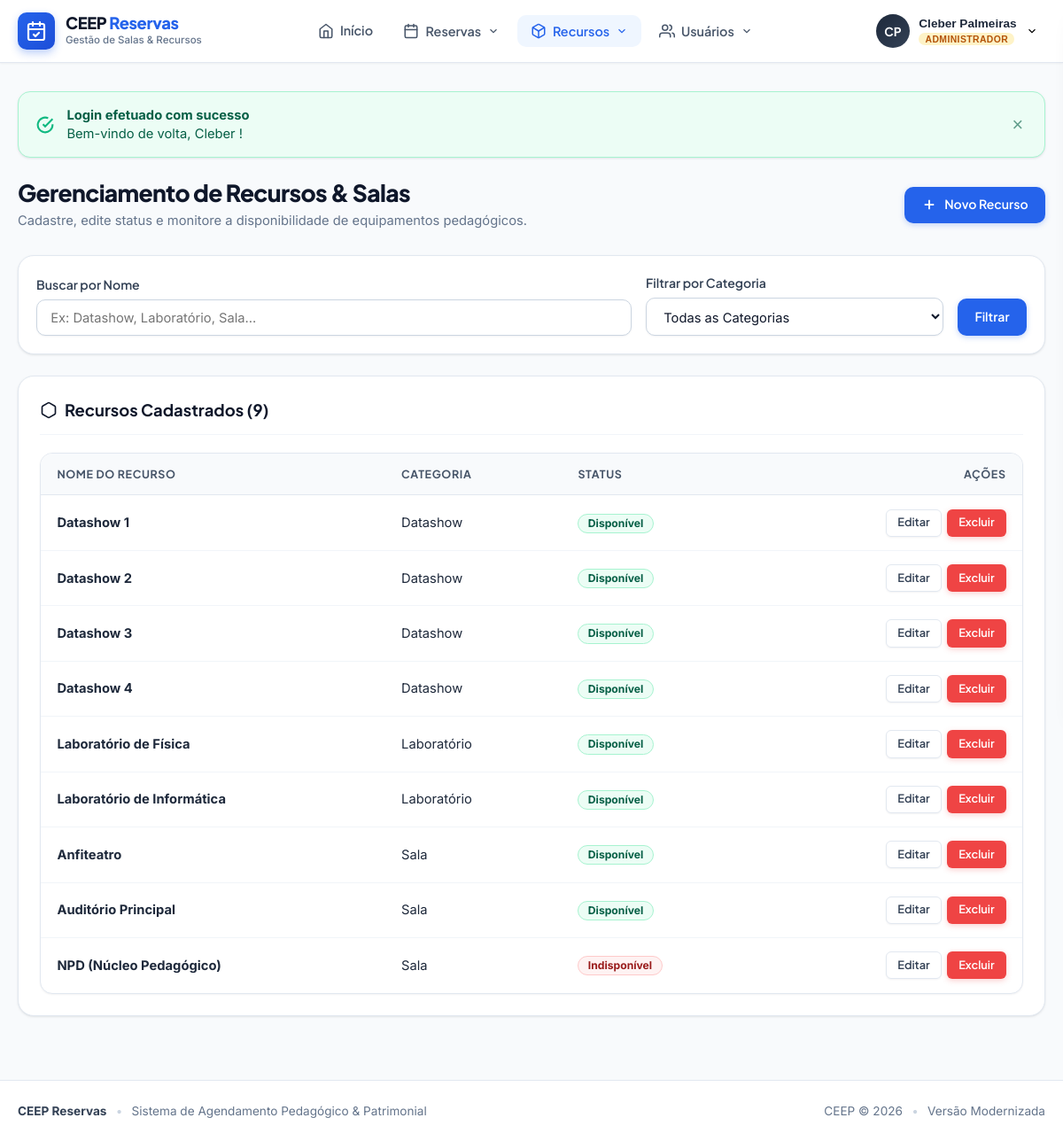
Page /gerencia_recurso.php (signed in) on the committed database.
### tables this page shows
CREATE TABLE recursos (
    cod_recurso INTEGER PRIMARY KEY AUTOINCREMENT,
    nome_recurso TEXT NOT NULL,
    status TEXT DEFAULT 'Disponivel',
    categoria TEXT DEFAULT '1'
);

### gerencia_recurso.php (the view, shortened to what this page needs)
<?php
require_once __DIR__ . '/core/bootstrap.php';
$busca = trim($_GET['busca'] ?? '');
$params = [];
$whereClauses = [];
$whereSql = !empty($whereClauses) ? "WHERE " . implode(" AND ", $whereClauses) : "";
try {
    $recursos = DB::fetchAll(
        "SELECT * FROM recursos {$whereSql} ORDER BY categoria ASC, nome_recurso ASC",
        $params
    );
} catch (Throwable $t) {
    error_log('Erro ao listar recursos: ' . $t->getMessage());
    $recursos = [];
}
$catNomes = [
    '1' => 'Datashow',
    '2' => 'Laboratório',
    '3' => 'Sala',
    '4' => 'Outros'
];
?>
<div class="page-header animate-slide-in">
    <div>
        <h1 class="page-title">Gerenciamento de Recursos &amp; Salas</h1>
        <p class="page-subtitle">Cadastre, edite status e monitore a disponibilidade de equipamentos pedagógicos.</p>
    </div>
    <div class="page-actions">
        <a href="recurso.php" class="btn btn-primary">
            <svg width="18" height="18" viewBox="0 0 24 24" fill="none" stroke="currentColor" stroke-width="2.5"><line x1="12" y1="5" x2="12" y2="19"></line><line x1="5" y1="12" x2="19" y2="12"></line></svg>
            <span>Novo Recurso</span>
        </a>
    </div>
</div>
<form method="GET" action="gerencia_recurso.php" class="schedule-filter-bar animate-slide-in">
    <div style="flex: 2; min-width: 240px;">
        <label for="busca" class="form-label">Buscar por Nome</label>
        <input type="text" name="busca" id="busca" class="form-control" placeholder="Ex: Datashow, Laboratório, Sala..." value="<?= e($busca) ?>">
    </div>
    <div style="flex: 1; min-width: 200px;">
        <label for="categoria" class="form-label">Filtrar por Categoria</label>
        <select name="categoria" id="categoria" class="form-select">
            <option value="0">Todas as Categorias</option>
        </select>
    </div>
    <div style="display: flex; gap: 0.5rem;">
        <button type="submit" class="btn btn-primary" style="height: 42px;">Filtrar</button>
    </div>
</form>
<div class="card animate-slide-in">
    <div class="card-header">
        <h2 class="card-title">
            <svg width="20" height="20" viewBox="0 0 24 24" fill="none" stroke="currentColor" stroke-width="2"><path d="M21 16V8a2 2 0 0 0-1-1.73l-7-4a2 2 0 0 0-2 0l-7 4A2 2 0 0 0 3 8v8a2 2 0 0 0 1 1.73l7 4a2 2 0 0 0 2 0l7-4A2 2 0 0 0 21 16z"></path></svg>
            <span>Recursos Cadastrados (<?= count($recursos) ?>)</span>
        </h2>
    </div>
    <?php if (empty($recursos)): ?>
        <div class="empty-state">
            <div class="empty-state-icon">
                <svg width="32" height="32" viewBox="0 0 24 24" fill="none" stroke="currentColor" stroke-width="2"><path d="M21 16V8a2 2 0 0 0-1-1.73l-7-4a2 2 0 0 0-2 0l-7 4A2 2 0 0 0 3 8v8a2 2 0 0 0 1 1.73l7 4a2 2 0 0 0 2 0l7-4A2 2 0 0 0 21 16z"></path></svg>
            </div>
            <h3 class="empty-state-title">Nenhum recurso encontrado</h3>
            <p class="empty-state-desc">Cadastre um novo recurso pedagógico para disponibilizá-lo para reservas.</p>
            <a href="recurso.php" class="btn btn-primary">Cadastrar Recurso</a>
        </div>
    <?php else: ?>
        <div class="table-responsive">
            <table class="ceep-table">
                <thead>
                    <tr>
                        <th>Nome do Recurso</th>
                        <th>Categoria</th>
                        <th>Status</th>
                        <th style="text-align: right;">Ações</th>
                    </tr>
                </thead>
                <tbody>
                    <?php foreach ($recursos as $rec):
                        $disp = strtolower($rec['status'] ?? '') === 'disponivel';
                    ?>
                    <tr>
                        <td><strong><?= e($rec['nome_recurso']) ?></strong></td>
                        <td><?= e($catNomes[$rec['categoria'] ?? ''] ?? 'Outros') ?></td>
                        <td>
                            <span class="badge <?= $disp ? 'badge-success' : 'badge-danger' ?>">
                                <?= $disp ? 'Disponível' : 'Indisponível' ?>
                            </span>
                        </td>
                        <td style="text-align: right;">
                            <div style="display: inline-flex; gap: 0.4rem;">
                                <a href="edit_recurso.php?id=<?= urlencode($rec['cod_recurso']) ?>" class="btn btn-secondary btn-sm" title="Editar">
                                    Editar
                                </a>
                                <a
                                    href="delete_recurso.php?id=<?= urlencode($rec['cod_recurso']) ?>&csrf_token=<?= e(csrf_token()) ?>"
                                    class="btn btn-danger btn-sm"
                                    data-confirm="Atenção: excluir este recurso também removerá todas as reservas associadas a ele. Deseja continuar?"
                                    title="Excluir"
                                >
                                    Excluir
                                </a>
                            </div>
                        </td>
                    </tr>
                    <?php endforeach; ?>
                </tbody>
            </table>
        </div>
    <?php endif; ?>
</div>

### rows in the picture
recursos: nome_recurso "Datashow 1", categoria "Datashow", status "Disponível"
recursos: nome_recurso "Datashow 2", categoria "Datashow", status "Disponível"
recursos: nome_recurso "Datashow 3", categoria "Datashow", status "Disponível"
recursos: nome_recurso "Datashow 4", categoria "Datashow", status "Disponível"
recursos: nome_recurso "Laboratório de Física", categoria "Laboratório", status "Disponível"
recursos: nome_recurso "Laboratório de Informática", categoria "Laboratório", status "Disponível"
recursos: nome_recurso "Anfiteatro", categoria "Sala", status "Disponível"
recursos: nome_recurso "Auditório Principal", categoria "Sala", status "Disponível"
recursos: nome_recurso "NPD (Núcleo Pedagógico)", categoria "Sala", status "Indisponível"

### other values in the picture
$initials "CP"
$userName "Cleber Palmeiras"
$userRole "ADMINISTRADOR"
$flash['title'] "Login efetuado com sucesso"
$flash['message'] "Bem-vindo de volta, Cleber !"
count($recursos) "9"
